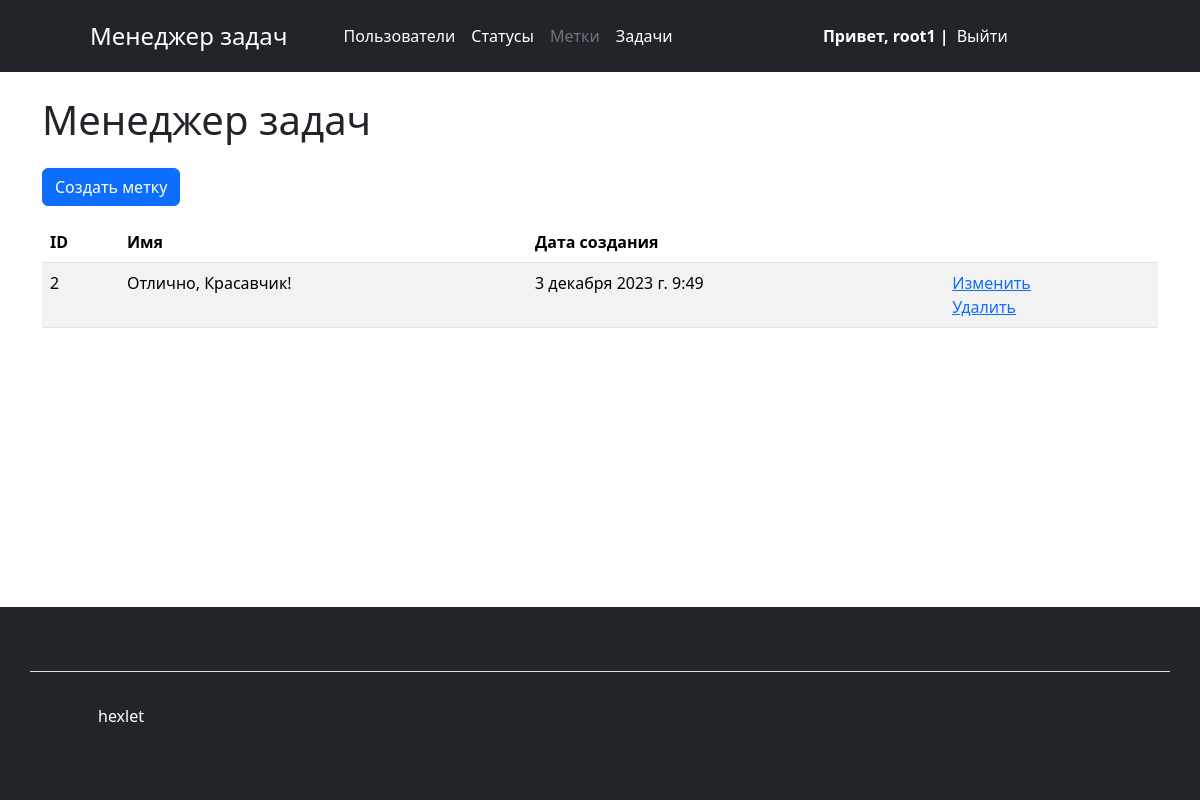
The page /labels/ (signed in) on the database its author committed.
### users/models.py (models this page shows, shortened)
class User(AbstractUser):
    created_at = models.DateTimeField(auto_now_add=True)

### labels/models.py (models this page shows, shortened)
class Label(models.Model):
    name = models.CharField(max_length=150, unique=True,
                            blank=False, verbose_name=_('Name'))
    created_at = models.DateTimeField(auto_now_add=True,
                                      verbose_name=_('Creation date'))
    class Meta:
        verbose_name = _('Label')
        verbose_name_plural = _('Labels')

### labels/views.py (the view)
# urls.py: path('', views.LabelsListView.as_view(), name='all_labels'),
class LabelsListView(AuthRequiredMixin, ListView):
    template_name = 'labels/labels.html'
    model = Label
    context_object_name = 'labels'
    def get_context_data(self, **kwargs):
        context = super().get_context_data(**kwargs)
        context['logo'] = _('Task Manager')
        context['title'] = _('Task Manager')
        context['current_page'] = 'labels'
        return context

### task_manager/mixins.py (called while the page is built)
    def dispatch(self, request, *args, **kwargs):
        if not request.user.is_authenticated:
            messages.error(request, self.auth_message)
            return redirect(reverse_lazy('users:login'))
        return super().dispatch(request, *args, **kwargs)

### labels/templates/labels/labels.html
{% extends "base.html" %}
{% load django_bootstrap5 %}
{% load i18n %}
{% block content %}
    <h1 class="my-4">{{ title }}</h1>
    <a class="btn btn-primary mb-3" href="{% url 'labels:label_create' %}">{% trans 'Create label' %}</a>
    <table class="table table-striped table-hover">
        <thead class="thead-dark">
            <tr>
                <th>ID</th>
                <th>{% trans 'Name' %}</th>
                <th>{% trans 'Creation date' %}</th>
                <th></th>
            </tr>
        </thead>
        <tbody>
            {% if labels %}
                {% for label in labels %}
                    <tr>
                        <td>{{ label.id }}</td>
                        <td>{{ label.name }}</td>
                        <td>{{ label.created_at }}</td>
                        <td>
                          <a href="{% url 'labels:label_update' label.id %}">{% trans 'Update' %}</a>
                          <br>
                          <a href="{% url 'labels:label_delete' label.id %}">{% trans 'Delete' %}</a>
                        </td>
                    </tr>
                {% endfor %}
            {% endif %}
        </tbody>
    </table>
{% endblock content %}

### manager/templates/manager/components/header.html
{% load i18n %}
<header class="p-3 text-bg-dark">
    <div class="container">
        <div class="d-flex flex-wrap align-items-center justify-content-center justify-content-lg-start">
            <a href="/" class="d-flex  mb-2 mb-lg-0 text-white text-decoration-none" previewlistener="true">
                <svg class="bi me-2" width="40" height="32" role="img" aria-label="Bootstrap">
                    <use xlink:href="#bootstrap"></use>
                </svg>
            </a>
            <a class="navbar-brand fs-4 me-5" href="/" previewlistener="true">{{ logo }}</a>
            <ul class=" nav col-12 col-lg-auto me-lg-auto mb-2 justify-content-center mb-md-0">
                <li>
                    <a href="{% url 'users:users_index' %}"
                       class="nav-link px-2 {% if current_page == 'users_index' %}text-secondary {% else %} text-white {% endif %}">
                        {% trans "Users" %}</a>
                </li>
                {% if user.is_authenticated %}
                <li><a href="{% url 'statuses:all_statuses' %}"
                       class="nav-link px-2 {% if current_page == 'statuses' %}text-secondary {% else %} text-white {% endif %}">{% trans "Statuses" %}</a></li>
                <li><a href="{% url 'labels:all_labels' %}"
                       class="nav-link px-2 {% if current_page == 'labels' %}text-secondary {% else %} text-white {% endif %}">{% trans "Tags" %}</a></li>
                <li><a href="{% url 'tasks:tasks' %}"
                       class="nav-link px-2 {% if current_page == 'tasks' %}text-secondary {% else %} text-white {% endif %}">{% trans "Tasks" %}</a></li>
                {% endif %}
                </ul>
                {% if not user.is_authenticated %}
                <div class="text-end">
                    <a href="{% url 'users:login' %}" class="btn btn-outline-light me-2">{% trans "login" %}</a>
                    <a href="{% url 'users:register' %}" class="btn btn-warning">{% trans "sigh up" %}</a>
                </div>
                {% else %}
                <div class="text-end text-white fw-bold">
                     {% trans 'Hello' %}, {{ user.username }} |
                </div>
                <ul class=" nav col-12 col-lg-auto me-lg-auto mb-2 justify-content-center mb-md-0">
                    <li><a href="{% url 'users:logout' %}" class="nav-link px-2 text-white">{% trans ' logout' %}</a></li>
                </ul>
                {% endif %}
        </div>
    </div>
</header>

### rows shown on the page
User: username "root1"
Label: id "2", name "Отлично, Красавчик!", created_at "3 декабря 2023 г. 9:49"

### other values the page prints
{{ logo }} "Менеджер задач"
{{ title }} "Менеджер задач"
